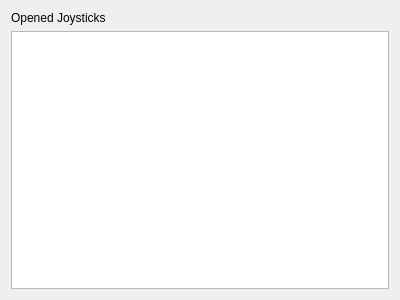
<?xml version="1.0" encoding="UTF-8"?>
<ui version="4.0">
 <class>OpenedJoysticksWidget</class>
 <widget class="QWidget" name="OpenedJoysticksWidget">
  <property name="geometry">
   <rect>
    <x>0</x>
    <y>0</y>
    <width>400</width>
    <height>300</height>
   </rect>
  </property>
  <property name="windowTitle">
   <string>Form</string>
  </property>
  <layout class="QVBoxLayout" name="verticalLayout">
   <item>
    <widget class="QLabel" name="label">
     <property name="text">
      <string>Opened Joysticks</string>
     </property>
    </widget>
   </item>
   <item>
    <widget class="QListWidget" name="listWidget"/>
   </item>
  </layout>
 </widget>
 <resources/>
 <connections/>
</ui>
